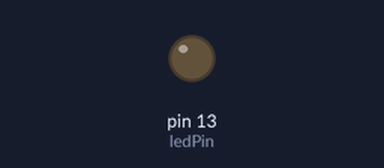
Simulated run of this sketch. Board: Arduino Uno, built with avr-gcc and run on an emulated ATmega328P. Parts: output pins drawn as LEDs (lit = HIGH).

Above: at 1.0 s.
At 3.0 s:
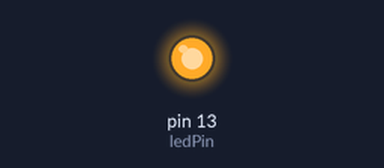
Timing chart, 0 to 5.2 s (numbered marks = the images above):
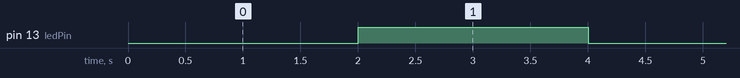

The sketch:

diod_01.ino
```cpp
int ledPin = 13;
int timeDealay = 2000;

void setup()
{
	pinMode(ledPin, OUTPUT);
}

void loop()
{
	delay(timeDealay);
	digitalWrite(ledPin, HIGH);
	delay(timeDealay);
	digitalWrite(ledPin, LOW);
}
```

Measured:
- by itself, pin 13 (ledPin): alternates HIGH for 2.0 s and LOW for 2.0 s
